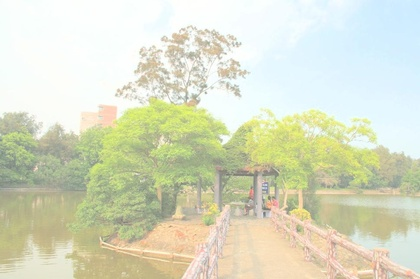
%> input picture data/ChangKungLake.jpg, 420 x 279 px, shrunk from 968 x 644 before the run
$ octave hw1_1.m   (GNU Octave 9; MATLAB toolbox functions it lacks are replaced by stand-ins)
%> lines starting %> are read from the running program, lines starting %| are printed output that depends on the picture
lake=imread('data\ChangKungLake.jpg');
%> lake is the input picture: size 279x420x3 uint8; mean R, G, B 217.3, 220.6, 196.7
figure,imshow(lake(:,:,1));
%> after `imshow(lake(:,:,1))`:
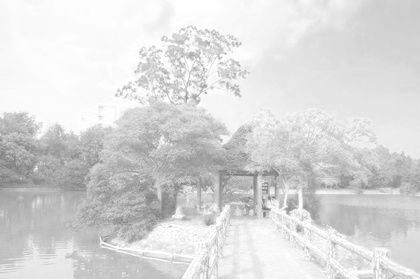
%> displayed picture: size 279x420, on the screen's scale of 0 to 255; min 117, max 255, mean 217.3
figure,imhist(lake(:,:,1));
%> after `imhist(lake(:,:,1))`:
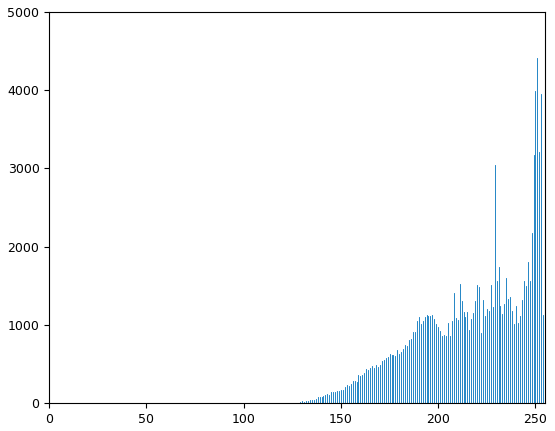
%> figure redrawn from the program's plot data; highest point at x = 251, y = 4418
YIQMatrix=uint8(zeros(size(lake)));
for i=1:size(lake,1)
    for j=1:size(lake,2)
        YIQMatrix(i,j,1)=0.299*lake(i,j,1)+0.587*lake(i,j,2)+0.114*lake(i,j,3);
        YIQMatrix(i,j,2)=0.596*lake(i,j,1)-0.275*lake(i,j,2)-0.321*lake(i,j,3);
        YIQMatrix(i,j,3)=0.212*lake(i,j,1)-0.523*lake(i,j,2)+0.311*lake(i,j,3);
    end
end
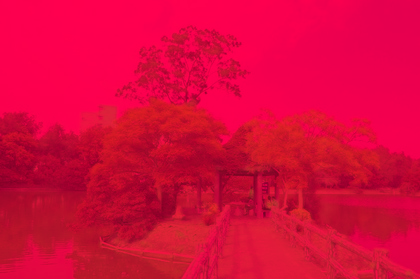
%> YIQMatrix: size 279x420x3 uint8; mean R, G, B 217, 8.7, 61.1
figure; image(YIQMatrix);title('YIQMatrix image');
title('Image after RGB Transform into YIQ ');
figure;imhist(YIQMatrix(:,:,1));title('YIQMatrix_y');
title('Image after RGB Transform into YIQ ');
%> figure, not shown here; highest point at x = 253, y = 8138

%choose gamma=2.5 to transform
img2 = double(YIQMatrix()).^(2.5);
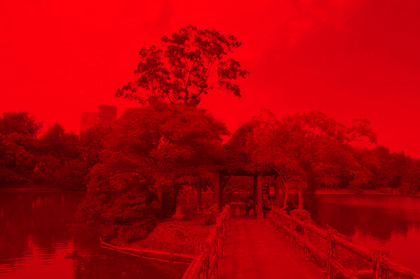
%> img2: size 279x420x3 double; mean R, G, B 717937.4, 825.5, 32657.5; drawn with min black and max white
img2 = (img2 - min(img2(:)))./ max(img2(:) - min(img2(:)));

figure;imhist(img2(:,:,1));
title('Image after Gamma Transform, \gamma = 2.5');
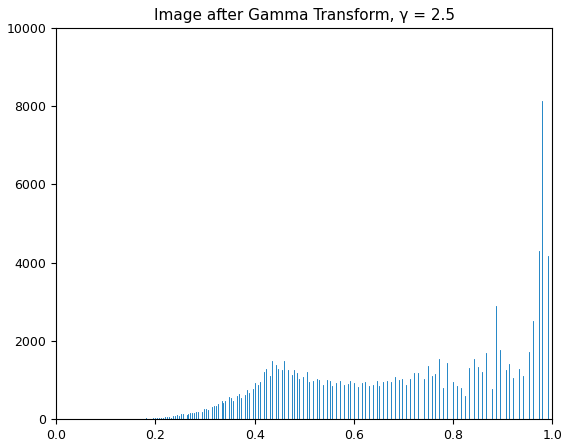
%> figure redrawn from the program's plot data; highest point at x = 0.98, y = 8138


RGB=uint8(zeros(size(img2)));
for i=1:size(img2,1)
    for j=1:size(img2,2)
          RGB(i,j,1)=img2(i,j,1)+0.956*YIQMatrix(i,j,2)+0.621*YIQMatrix(i,j,3);
          RGB(i,j,2)=img2(i,j,1)-0.272*YIQMatrix(i,j,2)-0.647*YIQMatrix(i,j,3);
          RGB(i,j,3)=img2(i,j,1)-1.106*YIQMatrix(i,j,2)+1.703*YIQMatrix(i,j,3);
    end
end
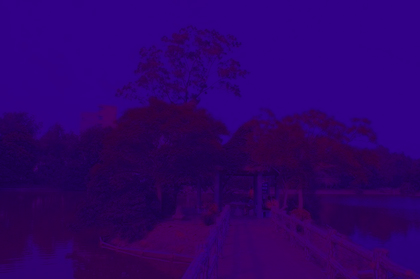
%> RGB: size 279x420x3 uint8; mean R, G, B 47, 0, 104.6
figure;imshow(RGB);title('RGB');
figure;imhist(RGB(:,:,1));title('rgb_y');
%> after `title('rgb_y')`:
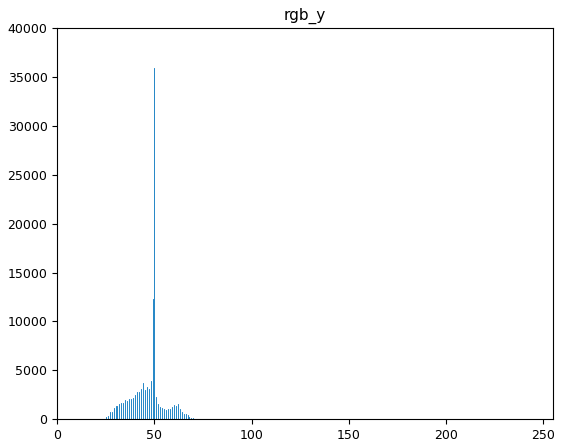
%> figure redrawn from the program's plot data; highest point at x = 50, y = 35866
